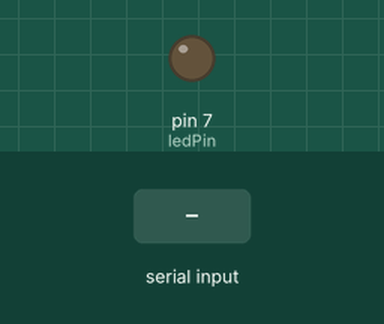
Bench run of a sketch on a simulated Arduino Uno, built with avr-gcc and run on an emulated ATmega328P. Shown: output pins drawn as LEDs (lit = HIGH). Inputs (shaded band) come from the test bench.

Above: at 1.2 s.
1.3 s: "1" received over Serial
At 2.3 s:
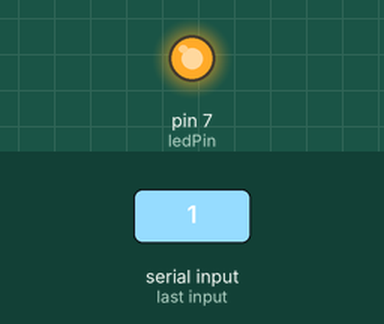
2.8 s: "0" received over Serial
At 3.4 s:
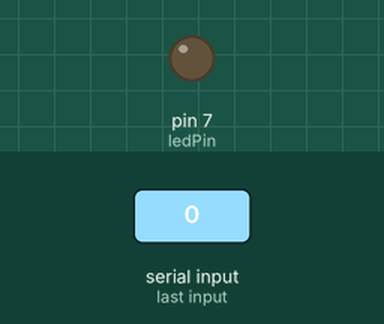
Timing chart, 0 to 5.8 s (numbered marks = the images above; inputs shaded):
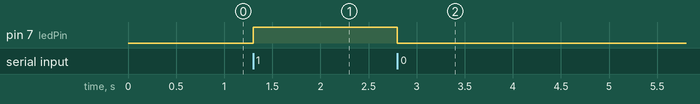

The sketch:

BluetoothModule.ino
```cpp
int ledPin = PIND7;

void setup()
{

  /* add setup code here */
	pinMode(ledPin, OUTPUT);
	Serial.begin(38400);

}

void loop()
{

  /* add main program code here */

	if (Serial.available())
	{
		char bluetoothData = Serial.read();

		if (bluetoothData == '1')
			digitalWrite(ledPin, HIGH);
		else if (bluetoothData == '0')
			digitalWrite(ledPin, LOW);
	}
}
```

Measured:
- after the input at 1.3 s, pin 7 (ledPin): LOW → HIGH at once
- after the input at 2.8 s, pin 7 (ledPin): HIGH → LOW at once
